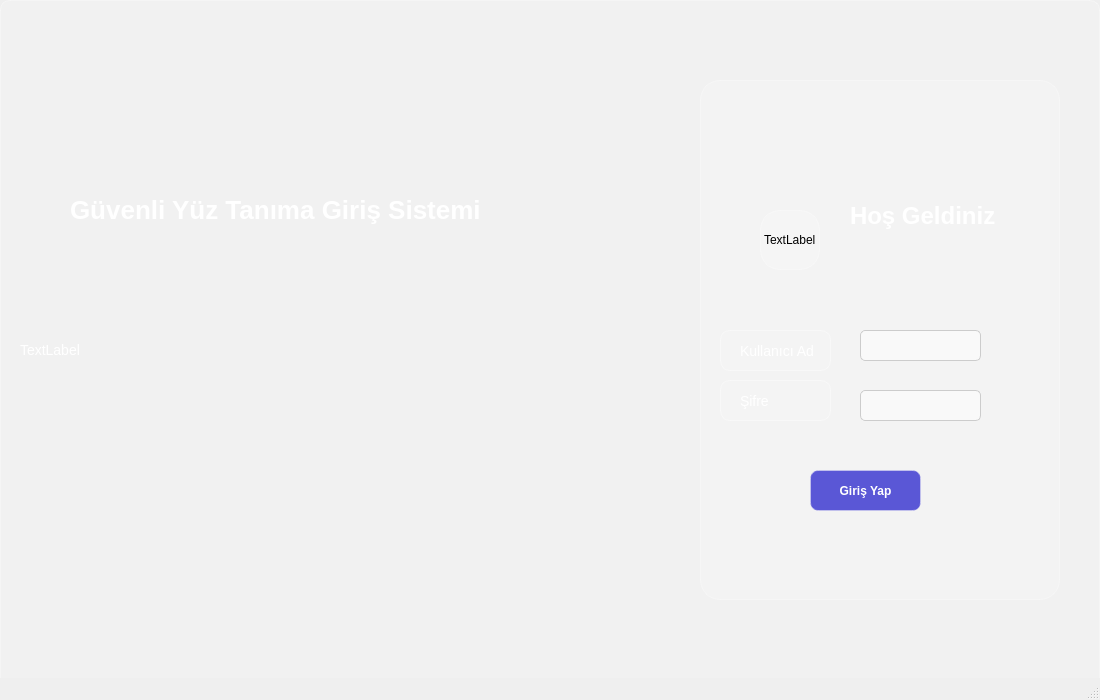
<?xml version="1.0" encoding="UTF-8"?>
<ui version="4.0">
 <class>MainWindow</class>
 <widget class="QMainWindow" name="MainWindow">
  <property name="geometry">
   <rect>
    <x>0</x>
    <y>0</y>
    <width>1100</width>
    <height>700</height>
   </rect>
  </property>
  <property name="windowTitle">
   <string>MainWindow</string>
  </property>
  <widget class="QWidget" name="centralwidget">
   <widget class="QLabel" name="backgroundLabel">
    <property name="geometry">
     <rect>
      <x>0</x>
      <y>0</y>
      <width>1100</width>
      <height>700</height>
     </rect>
    </property>
    <property name="styleSheet">
     <string notr="true">background-color: rgba(255, 255, 255, 0.12);
        border: 1px solid rgba(255, 255, 255, 0.35);
        border-radius: 10px;
        padding: 10px 16px;
        color: white;
        font-size: 14px;
        font-family: 'Segoe UI';</string>
    </property>
    <property name="text">
     <string>TextLabel</string>
    </property>
   </widget>
   <widget class="QLabel" name="sloganLabel">
    <property name="geometry">
     <rect>
      <x>70</x>
      <y>130</y>
      <width>480</width>
      <height>160</height>
     </rect>
    </property>
    <property name="styleSheet">
     <string notr="true">color: white;
font-size: 26px;
font-weight: bold;</string>
    </property>
    <property name="text">
     <string>Güvenli Yüz Tanıma Giriş Sistemi</string>
    </property>
   </widget>
   <widget class="QFrame" name="loginFrame">
    <property name="geometry">
     <rect>
      <x>700</x>
      <y>80</y>
      <width>360</width>
      <height>520</height>
     </rect>
    </property>
    <property name="styleSheet">
     <string notr="true">background-color: rgba(255, 255, 255, 0.15);
        border-radius: 20px;
        border: 1px solid rgba(255, 255, 255, 0.3);</string>
    </property>
    <property name="frameShape">
     <enum>QFrame::StyledPanel</enum>
    </property>
    <property name="frameShadow">
     <enum>QFrame::Raised</enum>
    </property>
    <widget class="QLabel" name="titlelabel">
     <property name="geometry">
      <rect>
       <x>150</x>
       <y>100</y>
       <width>201</width>
       <height>71</height>
      </rect>
     </property>
     <property name="styleSheet">
      <string notr="true">color: white;
        font-size: 24px;
        font-weight: bold;
        font-family: 'Segoe UI';
        background: transparent;
        border: none;</string>
     </property>
     <property name="text">
      <string>Hoş Geldiniz</string>
     </property>
    </widget>
    <widget class="QLabel" name="usernamelabel">
     <property name="geometry">
      <rect>
       <x>20</x>
       <y>250</y>
       <width>111</width>
       <height>41</height>
      </rect>
     </property>
     <property name="styleSheet">
      <string notr="true">background-color: rgba(255, 255, 255, 0.12);
        border: 1px solid rgba(255, 255, 255, 0.35);
        border-radius: 10px;
        padding: 10px 16px;
        color: white;
        font-size: 14px;
        font-family: 'Segoe UI';</string>
     </property>
     <property name="text">
      <string>Kullanıcı Adı</string>
     </property>
    </widget>
    <widget class="QLineEdit" name="usernamenput">
     <property name="geometry">
      <rect>
       <x>160</x>
       <y>250</y>
       <width>121</width>
       <height>31</height>
      </rect>
     </property>
     <property name="styleSheet">
      <string notr="true">QLineEdit {
    border: 1px solid #ccc;
    border-radius: 5px;
    padding: 8px;
    background-color: #f9f9f9;
}

QLineEdit:focus {
    border: 2px solid #5a57d6; /* Odaklandığında mavi çerçeve */
    background-color: #fff;
}</string>
     </property>
    </widget>
    <widget class="QLabel" name="passwordLabel">
     <property name="geometry">
      <rect>
       <x>20</x>
       <y>300</y>
       <width>111</width>
       <height>41</height>
      </rect>
     </property>
     <property name="styleSheet">
      <string notr="true">background-color: rgba(255, 255, 255, 0.12);
        border: 1px solid rgba(255, 255, 255, 0.35);
        border-radius: 10px;
        padding: 10px 16px;
        color: white;
        font-size: 14px;
        font-family: 'Segoe UI';</string>
     </property>
     <property name="text">
      <string>Şifre</string>
     </property>
    </widget>
    <widget class="QLineEdit" name="passwordInput">
     <property name="geometry">
      <rect>
       <x>160</x>
       <y>310</y>
       <width>121</width>
       <height>31</height>
      </rect>
     </property>
     <property name="styleSheet">
      <string notr="true">QLineEdit {
    border: 1px solid #ccc;
    border-radius: 5px;
    padding: 8px;
    background-color: #f9f9f9;
}

QLineEdit:focus {
    border: 2px solid #5a57d6; /* Odaklandığında mavi çerçeve */
    background-color: #fff;
}</string>
     </property>
     <property name="echoMode">
      <enum>QLineEdit::Password</enum>
     </property>
    </widget>
    <widget class="QPushButton" name="loginButton">
     <property name="geometry">
      <rect>
       <x>110</x>
       <y>390</y>
       <width>111</width>
       <height>41</height>
      </rect>
     </property>
     <property name="styleSheet">
      <string notr="true">QPushButton {
    background-color: #5a57d6;
    color: white;
    border-radius: 8px;
    font-weight: bold;
    padding: 10px;
}

QPushButton:hover {
    background-color: #4845b4; /* Fareyle üzerine gelince biraz koyulaşsın */
}</string>
     </property>
     <property name="text">
      <string>Giriş Yap</string>
     </property>
    </widget>
    <widget class="QLabel" name="logoLabel">
     <property name="geometry">
      <rect>
       <x>60</x>
       <y>130</y>
       <width>60</width>
       <height>60</height>
      </rect>
     </property>
     <property name="minimumSize">
      <size>
       <width>60</width>
       <height>60</height>
      </size>
     </property>
     <property name="text">
      <string>TextLabel</string>
     </property>
     <property name="scaledContents">
      <bool>true</bool>
     </property>
    </widget>
   </widget>
  </widget>
  <widget class="QMenuBar" name="menubar">
   <property name="geometry">
    <rect>
     <x>0</x>
     <y>0</y>
     <width>1100</width>
     <height>21</height>
    </rect>
   </property>
  </widget>
  <widget class="QStatusBar" name="statusbar"/>
 </widget>
 <resources/>
 <connections/>
</ui>
